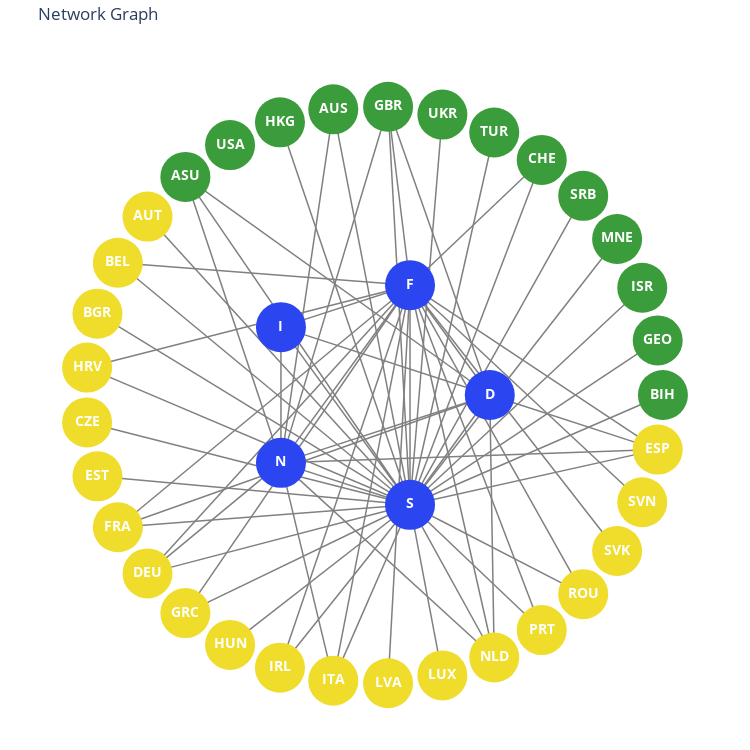

The cell this chart's notebook holds for it:
### Code cell
import pandas as pd
import networkx as nx
import plotly.graph_objects as go
import numpy as np

# Load the dataset
df = pd.read_csv('datasets/networks_assignment.csv')

# Define nodes and their colors
inner_nodes = ['D', 'F', 'I', 'N', 'S']
green_nodes = ['BIH', 'GEO', 'ISR', 'MNE', 'SRB', 'CHE', 'TUR', 'UKR', 'GBR', 'AUS', 'HKG', 'USA', 'ASU']
yellow_nodes = ['AUT', 'BEL', 'BGR', 'HRV', 'CZE', 'EST', 'FRA', 'DEU', 'GRC', 'HUN', 'IRL', 'ITA', 'LVA', 'LUX', 'NLD', 'PRT', 'ROU', 'SVK', 'SVN', 'ESP']

# Combine all nodes
all_nodes = inner_nodes + green_nodes + yellow_nodes

# Define node colors
node_colors = {
    **{node: '#2b45f0' for node in inner_nodes},
    **{node: '#3b9c3b' for node in green_nodes},
    **{node: '#f0dc2b' for node in yellow_nodes}
}

# Create a graph
G = nx.Graph()

# Add nodes to the graph
G.add_nodes_from(all_nodes)

# Add edges from the dataset
for index, row in df.iterrows():
    node = row['LABELS']
    for target, value in row[1:].items():
        if value > 0:
            G.add_edge(node, target, weight=value)

# Position nodes
pos = {}

# Position inner nodes (pentagon)
angle = 2 * np.pi / len(inner_nodes)
radius = 1
for i, node in enumerate(inner_nodes):
    pos[node] = (radius * np.cos(i * angle), radius * np.sin(i * angle))

# Position outer nodes (circle)
outer_radius = 2.5
angle_offset = 2 * np.pi / (len(green_nodes) + len(yellow_nodes))
for i, node in enumerate(green_nodes + yellow_nodes):
    theta = i * angle_offset
    pos[node] = (outer_radius * np.cos(theta), outer_radius * np.sin(theta))

# Handle any remaining nodes
for node in G.nodes():
    if node not in pos:
        angle_offset = 2 * np.pi / (len(G.nodes()) - len(inner_nodes))
        theta = (list(G.nodes()).index(node) - len(inner_nodes)) * angle_offset
        pos[node] = (outer_radius * np.cos(theta), outer_radius * np.sin(theta))

# Create edge traces
edge_traces = []
for edge in G.edges():
    x0, y0 = pos[edge[0]]
    x1, y1 = pos[edge[1]]
    edge_trace = go.Scatter(
        x=[x0, x1, None],  # Add None to create separate lines
        y=[y0, y1, None],
        line=dict(width=1.5, color='gray'),
        hoverinfo='none',
        mode='lines'
    )
    edge_traces.append(edge_trace)

# Create node trace
node_trace = go.Scatter(
    x=[pos[node][0] for node in G.nodes()],
    y=[pos[node][1] for node in G.nodes()],
    mode='markers+text',
    text=[node for node in G.nodes()],
    marker=dict(
        size=50,
        color=[node_colors[node] for node in G.nodes()],
    ),
    hoverinfo='text'
)

fig = go.Figure(data=edge_traces + [node_trace],
                layout=go.Layout(
                    title='Network Graph',
                    showlegend=False,
                    hovermode='closest',
                    margin=dict(b=0, l=0, r=0, t=40),
                    xaxis=dict(showgrid=False, zeroline=False, showticklabels=False, scaleanchor='y', scaleratio=1),  # Equal aspect ratio
                    yaxis=dict(showgrid=False, zeroline=False, showticklabels=False, scaleanchor='x', scaleratio=1),  # Equal aspect ratio
                    width=750,  # Set figure width
                    height=750,  # Set figure height
                    paper_bgcolor='white',
                    plot_bgcolor='white'
                ))

fig.update_traces(textfont_color='white', textfont_size=14, textfont_weight='bold')
# Show the figure
fig.show()

### Figure 1 — Plotly figure (JSON) as saved in the notebook; plotly's stock layout.template omitted (floating-point values rounded to 4 significant figures)
{"data": [{"hoverinfo": "none", "line": {"color": "gray", "width": 1.5}, "mode": "lines", "textfont": {"color": "white", "size": 14, "weight": "bold"}, "type": "scatter", "x": [1, -0.809, null], "y": [0, -0.5878, null]}, {"hoverinfo": "none", "line": {"color": "gray", "width": 1.5}, "mode": "lines", "textfont": {"color": "white", "size": 14, "weight": "bold"}, "type": "scatter", "x": [1, 0.309, null], "y": [0, 0.9511, null]}, {"hoverinfo": "none", "line": {"color": "gray", "width": 1.5}, "mode": "lines", "textfont": {"color": "white", "size": 14, "weight": "bold"}, "type": "scatter", "x": [1, -0.809, null], "y": [0, 0.5878, null]}, {"hoverinfo": "none", "line": {"color": "gray", "width": 1.5}, "mode": "lines", "textfont": {"color": "white", "size": 14, "weight": "bold"}, "type": "scatter", "x": [1, 0.309, null], "y": [0, -0.9511, null]}, {"hoverinfo": "none", "line": {"color": "gray", "width": 1.5}, "mode": "lines", "textfont": {"color": "white", "size": 14, "weight": "bold"}, "type": "scatter", "x": [1, -2.222, null], "y": [0, -1.146, null]}, {"hoverinfo": "none", "line": {"color": "gray", "width": 1.5}, "mode": "lines", "textfont": {"color": "white", "size": 14, "weight": "bold"}, "type": "scatter", "x": [1, 1.039, null], "y": [0, -2.274, null]}, {"hoverinfo": "none", "line": {"color": "gray", "width": 1.5}, "mode": "lines", "textfont": {"color": "white", "size": 14, "weight": "bold"}, "type": "scatter", "x": [1, 2.455, null], "y": [0, -0.4731, null]}, {"hoverinfo": "none", "line": {"color": "gray", "width": 1.5}, "mode": "lines", "textfont": {"color": "white", "size": 14, "weight": "bold"}, "type": "scatter", "x": [1, 0.119, null], "y": [0, 2.497, null]}, {"hoverinfo": "none", "line": {"color": "gray", "width": 1.5}, "mode": "lines", "textfont": {"color": "white", "size": 14, "weight": "bold"}, "type": "scatter", "x": [1, -1.637, null], "y": [0, 1.889, null]}, {"hoverinfo": "none", "line": {"color": "gray", "width": 1.5}, "mode": "lines", "textfont": {"color": "white", "size": 14, "weight": "bold"}, "type": "scatter", "x": [0.309, -0.809, null], "y": [0.9511, -0.5878, null]}, {"hoverinfo": "none", "line": {"color": "gray", "width": 1.5}, "mode": "lines", "textfont": {"color": "white", "size": 14, "weight": "bold"}, "type": "scatter", "x": [0.309, -0.809, null], "y": [0.9511, 0.5878, null]}, {"hoverinfo": "none", "line": {"color": "gray", "width": 1.5}, "mode": "lines", "textfont": {"color": "white", "size": 14, "weight": "bold"}, "type": "scatter", "x": [0.309, 0.309, null], "y": [0.9511, -0.9511, null]}, {"hoverinfo": "none", "line": {"color": "gray", "width": 1.5}, "mode": "lines", "textfont": {"color": "white", "size": 14, "weight": "bold"}, "type": "scatter", "x": [0.309, -2.222, null], "y": [0.9511, 1.146, null]}, {"hoverinfo": "none", "line": {"color": "gray", "width": 1.5}, "mode": "lines", "textfont": {"color": "white", "size": 14, "weight": "bold"}, "type": "scatter", "x": [0.309, -2.489, null], "y": [0.9511, 0.2376, null]}, {"hoverinfo": "none", "line": {"color": "gray", "width": 1.5}, "mode": "lines", "textfont": {"color": "white", "size": 14, "weight": "bold"}, "type": "scatter", "x": [0.309, -2.222, null], "y": [0.9511, -1.146, null]}, {"hoverinfo": "none", "line": {"color": "gray", "width": 1.5}, "mode": "lines", "textfont": {"color": "white", "size": 14, "weight": "bold"}, "type": "scatter", "x": [0.309, -1.965, null], "y": [0.9511, -1.545, null]}, {"hoverinfo": "none", "line": {"color": "gray", "width": 1.5}, "mode": "lines", "textfont": {"color": "white", "size": 14, "weight": "bold"}, "type": "scatter", "x": [0.309, -1.637, null], "y": [0.9511, -1.889, null]}, {"hoverinfo": "none", "line": {"color": "gray", "width": 1.5}, "mode": "lines", "textfont": {"color": "white", "size": 14, "weight": "bold"}, "type": "scatter", "x": [0.309, -0.8177, null], "y": [0.9511, -2.363, null]}, {"hoverinfo": "none", "line": {"color": "gray", "width": 1.5}, "mode": "lines", "textfont": {"color": "white", "size": 14, "weight": "bold"}, "type": "scatter", "x": [0.309, -0.3558, null], "y": [0.9511, -2.475, null]}, {"hoverinfo": "none", "line": {"color": "gray", "width": 1.5}, "mode": "lines", "textfont": {"color": "white", "size": 14, "weight": "bold"}, "type": "scatter", "x": [0.309, 0.119, null], "y": [0.9511, -2.497, null]}, {"hoverinfo": "none", "line": {"color": "gray", "width": 1.5}, "mode": "lines", "textfont": {"color": "white", "size": 14, "weight": "bold"}, "type": "scatter", "x": [0.309, 1.039, null], "y": [0.9511, -2.274, null]}, {"hoverinfo": "none", "line": {"color": "gray", "width": 1.5}, "mode": "lines", "textfont": {"color": "white", "size": 14, "weight": "bold"}, "type": "scatter", "x": [0.309, 1.45, null], "y": [0.9511, -2.036, null]}, {"hoverinfo": "none", "line": {"color": "gray", "width": 1.5}, "mode": "lines", "textfont": {"color": "white", "size": 14, "weight": "bold"}, "type": "scatter", "x": [0.309, 1.809, null], "y": [0.9511, -1.725, null]}, {"hoverinfo": "none", "line": {"color": "gray", "width": 1.5}, "mode": "lines", "textfont": {"color": "white", "size": 14, "weight": "bold"}, "type": "scatter", "x": [0.309, 2.103, null], "y": [0.9511, -1.352, null]}, {"hoverinfo": "none", "line": {"color": "gray", "width": 1.5}, "mode": "lines", "textfont": {"color": "white", "size": 14, "weight": "bold"}, "type": "scatter", "x": [0.309, 2.321, null], "y": [0.9511, -0.9292, null]}, {"hoverinfo": "none", "line": {"color": "gray", "width": 1.5}, "mode": "lines", "textfont": {"color": "white", "size": 14, "weight": "bold"}, "type": "scatter", "x": [0.309, 2.455, null], "y": [0.9511, -0.4731, null]}, {"hoverinfo": "none", "line": {"color": "gray", "width": 1.5}, "mode": "lines", "textfont": {"color": "white", "size": 14, "weight": "bold"}, "type": "scatter", "x": [0.309, 1.45, null], "y": [0.9511, 2.036, null]}, {"hoverinfo": "none", "line": {"color": "gray", "width": 1.5}, "mode": "lines", "textfont": {"color": "white", "size": 14, "weight": "bold"}, "type": "scatter", "x": [0.309, 0.119, null], "y": [0.9511, 2.497, null]}, {"hoverinfo": "none", "line": {"color": "gray", "width": 1.5}, "mode": "lines", "textfont": {"color": "white", "size": 14, "weight": "bold"}, "type": "scatter", "x": [-0.809, -0.809, null], "y": [0.5878, -0.5878, null]}, {"hoverinfo": "none", "line": {"color": "gray", "width": 1.5}, "mode": "lines", "textfont": {"color": "white", "size": 14, "weight": "bold"}, "type": "scatter", "x": [-0.809, 0.309, null], "y": [0.5878, -0.9511, null]}, {"hoverinfo": "none", "line": {"color": "gray", "width": 1.5}, "mode": "lines", "textfont": {"color": "white", "size": 14, "weight": "bold"}, "type": "scatter", "x": [-0.809, 0.309, null], "y": [-0.5878, -0.9511, null]}, {"hoverinfo": "none", "line": {"color": "gray", "width": 1.5}, "mode": "lines", "textfont": {"color": "white", "size": 14, "weight": "bold"}, "type": "scatter", "x": [-0.809, -1.965, null], "y": [-0.5878, -1.545, null]}, {"hoverinfo": "none", "line": {"color": "gray", "width": 1.5}, "mode": "lines", "textfont": {"color": "white", "size": 14, "weight": "bold"}, "type": "scatter", "x": [-0.809, -0.3558, null], "y": [-0.5878, -2.475, null]}, {"hoverinfo": "none", "line": {"color": "gray", "width": 1.5}, "mode": "lines", "textfont": {"color": "white", "size": 14, "weight": "bold"}, "type": "scatter", "x": [-0.809, 1.039, null], "y": [-0.5878, -2.274, null]}, {"hoverinfo": "none", "line": {"color": "gray", "width": 1.5}, "mode": "lines", "textfont": {"color": "white", "size": 14, "weight": "bold"}, "type": "scatter", "x": [-0.809, 2.455, null], "y": [-0.5878, -0.4731, null]}, {"hoverinfo": "none", "line": {"color": "gray", "width": 1.5}, "mode": "lines", "textfont": {"color": "white", "size": 14, "weight": "bold"}, "type": "scatter", "x": [-0.809, 0.119, null], "y": [-0.5878, 2.497, null]}, {"hoverinfo": "none", "line": {"color": "gray", "width": 1.5}, "mode": "lines", "textfont": {"color": "white", "size": 14, "weight": "bold"}, "type": "scatter", "x": [-0.809, -0.3558, null], "y": [-0.5878, 2.475, null]}, {"hoverinfo": "none", "line": {"color": "gray", "width": 1.5}, "mode": "lines", "textfont": {"color": "white", "size": 14, "weight": "bold"}, "type": "scatter", "x": [-0.809, -1.637, null], "y": [-0.5878, 1.889, null]}, {"hoverinfo": "none", "line": {"color": "gray", "width": 1.5}, "mode": "lines", "textfont": {"color": "white", "size": 14, "weight": "bold"}, "type": "scatter", "x": [0.309, -1.965, null], "y": [-0.9511, 1.545, null]}, {"hoverinfo": "none", "line": {"color": "gray", "width": 1.5}, "mode": "lines", "textfont": {"color": "white", "size": 14, "weight": "bold"}, "type": "scatter", "x": [0.309, -2.222, null], "y": [-0.9511, 1.146, null]}, {"hoverinfo": "none", "line": {"color": "gray", "width": 1.5}, "mode": "lines", "textfont": {"color": "white", "size": 14, "weight": "bold"}, "type": "scatter", "x": [0.309, 2.5, null], "y": [-0.9511, 0, null]}, {"hoverinfo": "none", "line": {"color": "gray", "width": 1.5}, "mode": "lines", "textfont": {"color": "white", "size": 14, "weight": "bold"}, "type": "scatter", "x": [0.309, -2.399, null], "y": [-0.9511, 0.7043, null]}, {"hoverinfo": "none", "line": {"color": "gray", "width": 1.5}, "mode": "lines", "textfont": {"color": "white", "size": 14, "weight": "bold"}, "type": "scatter", "x": [0.309, -2.489, null], "y": [-0.9511, 0.2376, null]}, {"hoverinfo": "none", "line": {"color": "gray", "width": 1.5}, "mode": "lines", "textfont": {"color": "white", "size": 14, "weight": "bold"}, "type": "scatter", "x": [0.309, -2.489, null], "y": [-0.9511, -0.2376, null]}, {"hoverinfo": "none", "line": {"color": "gray", "width": 1.5}, "mode": "lines", "textfont": {"color": "white", "size": 14, "weight": "bold"}, "type": "scatter", "x": [0.309, -2.399, null], "y": [-0.9511, -0.7043, null]}, {"hoverinfo": "none", "line": {"color": "gray", "width": 1.5}, "mode": "lines", "textfont": {"color": "white", "size": 14, "weight": "bold"}, "type": "scatter", "x": [0.309, -2.222, null], "y": [-0.9511, -1.146, null]}, {"hoverinfo": "none", "line": {"color": "gray", "width": 1.5}, "mode": "lines", "textfont": {"color": "white", "size": 14, "weight": "bold"}, "type": "scatter", "x": [0.309, 2.455, null], "y": [-0.9511, 0.4731, null]}, {"hoverinfo": "none", "line": {"color": "gray", "width": 1.5}, "mode": "lines", "textfont": {"color": "white", "size": 14, "weight": "bold"}, "type": "scatter", "x": [0.309, -1.965, null], "y": [-0.9511, -1.545, null]}, {"hoverinfo": "none", "line": {"color": "gray", "width": 1.5}, "mode": "lines", "textfont": {"color": "white", "size": 14, "weight": "bold"}, "type": "scatter", "x": [0.309, -1.637, null], "y": [-0.9511, -1.889, null]}, {"hoverinfo": "none", "line": {"color": "gray", "width": 1.5}, "mode": "lines", "textfont": {"color": "white", "size": 14, "weight": "bold"}, "type": "scatter", "x": [0.309, -1.25, null], "y": [-0.9511, -2.165, null]}, {"hoverinfo": "none", "line": {"color": "gray", "width": 1.5}, "mode": "lines", "textfont": {"color": "white", "size": 14, "weight": "bold"}, "type": "scatter", "x": [0.309, -0.8177, null], "y": [-0.9511, -2.363, null]}, {"hoverinfo": "none", "line": {"color": "gray", "width": 1.5}, "mode": "lines", "textfont": {"color": "white", "size": 14, "weight": "bold"}, "type": "scatter", "x": [0.309, 2.321, null], "y": [-0.9511, 0.9292, null]}, {"hoverinfo": "none", "line": {"color": "gray", "width": 1.5}, "mode": "lines", "textfont": {"color": "white", "size": 14, "weight": "bold"}, "type": "scatter", "x": [0.309, -0.3558, null], "y": [-0.9511, -2.475, null]}, {"hoverinfo": "none", "line": {"color": "gray", "width": 1.5}, "mode": "lines", "textfont": {"color": "white", "size": 14, "weight": "bold"}, "type": "scatter", "x": [0.309, 0.5894, null], "y": [-0.9511, -2.43, null]}, {"hoverinfo": "none", "line": {"color": "gray", "width": 1.5}, "mode": "lines", "textfont": {"color": "white", "size": 14, "weight": "bold"}, "type": "scatter", "x": [0.309, 2.103, null], "y": [-0.9511, 1.352, null]}, {"hoverinfo": "none", "line": {"color": "gray", "width": 1.5}, "mode": "lines", "textfont": {"color": "white", "size": 14, "weight": "bold"}, "type": "scatter", "x": [0.309, 1.039, null], "y": [-0.9511, -2.274, null]}, {"hoverinfo": "none", "line": {"color": "gray", "width": 1.5}, "mode": "lines", "textfont": {"color": "white", "size": 14, "weight": "bold"}, "type": "scatter", "x": [0.309, 1.45, null], "y": [-0.9511, -2.036, null]}, {"hoverinfo": "none", "line": {"color": "gray", "width": 1.5}, "mode": "lines", "textfont": {"color": "white", "size": 14, "weight": "bold"}, "type": "scatter", "x": [0.309, 1.809, null], "y": [-0.9511, -1.725, null]}, {"hoverinfo": "none", "line": {"color": "gray", "width": 1.5}, "mode": "lines", "textfont": {"color": "white", "size": 14, "weight": "bold"}, "type": "scatter", "x": [0.309, 1.809, null], "y": [-0.9511, 1.725, null]}, {"hoverinfo": "none", "line": {"color": "gray", "width": 1.5}, "mode": "lines", "textfont": {"color": "white", "size": 14, "weight": "bold"}, "type": "scatter", "x": [0.309, 2.455, null], "y": [-0.9511, -0.4731, null]}, {"hoverinfo": "none", "line": {"color": "gray", "width": 1.5}, "mode": "lines", "textfont": {"color": "white", "size": 14, "weight": "bold"}, "type": "scatter", "x": [0.309, 1.45, null], "y": [-0.9511, 2.036, null]}, {"hoverinfo": "none", "line": {"color": "gray", "width": 1.5}, "mode": "lines", "textfont": {"color": "white", "size": 14, "weight": "bold"}, "type": "scatter", "x": [0.309, 1.039, null], "y": [-0.9511, 2.274, null]}, {"hoverinfo": "none", "line": {"color": "gray", "width": 1.5}, "mode": "lines", "textfont": {"color": "white", "size": 14, "weight": "bold"}, "type": "scatter", "x": [0.309, 0.5894, null], "y": [-0.9511, 2.43, null]}, {"hoverinfo": "none", "line": {"color": "gray", "width": 1.5}, "mode": "lines", "textfont": {"color": "white", "size": 14, "weight": "bold"}, "type": "scatter", "x": [0.309, 0.119, null], "y": [-0.9511, 2.497, null]}, {"hoverinfo": "none", "line": {"color": "gray", "width": 1.5}, "mode": "lines", "textfont": {"color": "white", "size": 14, "weight": "bold"}, "type": "scatter", "x": [0.309, -0.3558, null], "y": [-0.9511, 2.475, null]}, {"hoverinfo": "none", "line": {"color": "gray", "width": 1.5}, "mode": "lines", "textfont": {"color": "white", "size": 14, "weight": "bold"}, "type": "scatter", "x": [0.309, -0.8177, null], "y": [-0.9511, 2.363, null]}, {"hoverinfo": "none", "line": {"color": "gray", "width": 1.5}, "mode": "lines", "textfont": {"color": "white", "size": 14, "weight": "bold"}, "type": "scatter", "x": [0.309, -1.637, null], "y": [-0.9511, 1.889, null]}, {"hoverinfo": "text", "marker": {"color": ["#2b45f0", "#2b45f0", "#2b45f0", "#2b45f0", "#2b45f0", "#3b9c3b", "#3b9c3b", "#3b9c3b", "#3b9c3b", "#3b9c3b", "#3b9c3b", "#3b9c3b", "#3b9c3b", "#3b9c3b", "#3b9c3b", "#3b9c3b", "#3b9c3b", "#3b9c3b", "#f0dc2b", "#f0dc2b", "#f0dc2b", "#f0dc2b", "#f0dc2b", "#f0dc2b", "#f0dc2b", "#f0dc2b", "#f0dc2b", "#f0dc2b", "#f0dc2b", "#f0dc2b", "#f0dc2b", "#f0dc2b", "#f0dc2b", "#f0dc2b", "#f0dc2b", "#f0dc2b", "#f0dc2b", "#f0dc2b"], "size": 50}, "mode": "markers+text", "text": ["D", "F", "I", "N", "S", "BIH", "GEO", "ISR", "MNE", "SRB", "CHE", "TUR", "UKR", "GBR", "AUS", "HKG", "USA", "ASU", "AUT", "BEL", "BGR", "HRV", "CZE", "EST", "FRA", "DEU", "GRC", "HUN", "IRL", "ITA", "LVA", "LUX", "NLD", "PRT", "ROU", "SVK", "SVN", "ESP"], "textfont": {"color": "white", "size": 14, "weight": "bold"}, "type": "scatter", "x": [1, 0.309, -0.809, -0.809, 0.309, 2.5, 2.455, 2.321, 2.103, 1.809, 1.45, 1.039, 0.5894, 0.119, -0.3558, -0.8177, -1.25, -1.637, -1.965, -2.222, -2.399, -2.489, -2.489, -2.399, -2.222, -1.965, -1.637, -1.25, -0.8177, -0.3558, 0.119, 0.5894, 1.039, 1.45, 1.809, 2.103, 2.321, 2.455], "y": [0, 0.9511, 0.5878, -0.5878, -0.9511, 0, 0.4731, 0.9292, 1.352, 1.725, 2.036, 2.274, 2.43, 2.497, 2.475, 2.363, 2.165, 1.889, 1.545, 1.146, 0.7043, 0.2376, -0.2376, -0.7043, -1.146, -1.545, -1.889, -2.165, -2.363, -2.475, -2.497, -2.43, -2.274, -2.036, -1.725, -1.352, -0.9292, -0.4731]}], "layout": {"height": 750, "hovermode": "closest", "margin": {"b": 0, "l": 0, "r": 0, "t": 40}, "paper_bgcolor": "white", "plot_bgcolor": "white", "showlegend": false, "title": {"text": "Network Graph"}, "width": 750, "xaxis": {"scaleanchor": "y", "scaleratio": 1, "showgrid": false, "showticklabels": false, "zeroline": false}, "yaxis": {"scaleanchor": "x", "scaleratio": 1, "showgrid": false, "showticklabels": false, "zeroline": false}}}
